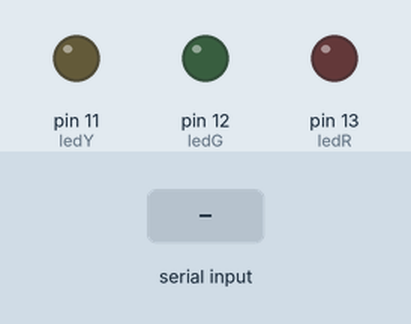
A sketch run on a simulated Arduino Uno, built with avr-gcc and run on an emulated ATmega328P. Shown: output pins drawn as LEDs (lit = HIGH). The inputs (shaded band) are chosen by the test bench.

Above: at 1.2 s.
1.3 s: "A" received over Serial
At 2.5 s:
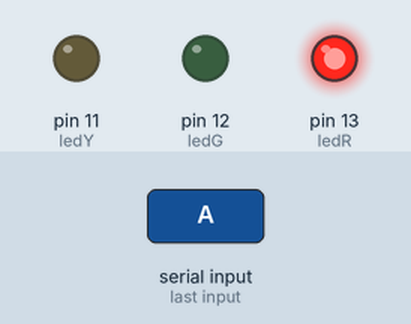
2.8 s: "C" received over Serial
At 3.7 s:
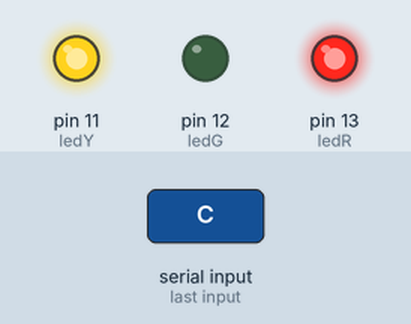
4.3 s: "B" received over Serial
At 4.9 s:
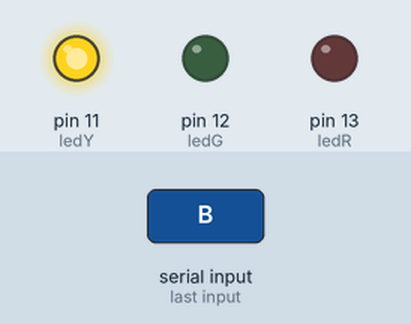
5.8 s: "E" received over Serial
At 7.0 s:
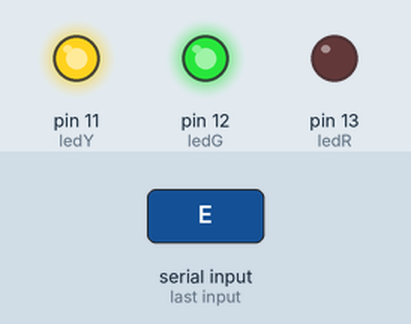
7.3 s: "D" received over Serial
At 8.3 s:
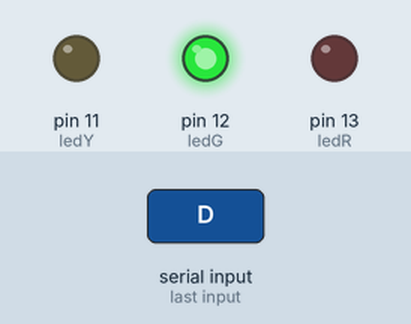
8.8 s: "X" received over Serial
At 9.5 s:
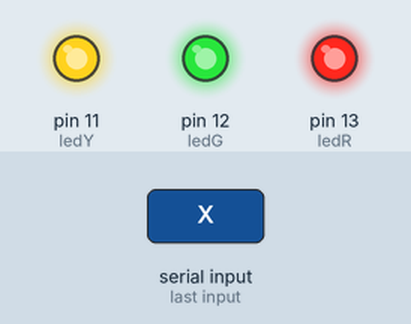
Timing chart, 0 to 11.3 s (numbered marks = the images above; inputs shaded):
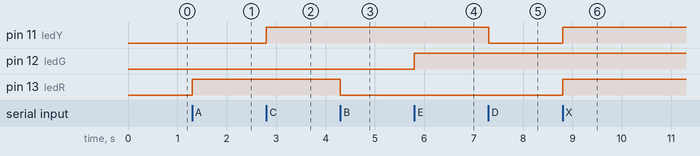

Measured:
- after the input at 1.3 s, pin 13 (ledR): LOW → HIGH at once
- after the input at 2.8 s, pin 11 (ledY): LOW → HIGH at once
- after the input at 4.3 s, pin 13 (ledR): HIGH → LOW at once
- after the input at 5.8 s, pin 12 (ledG): LOW → HIGH at once
- after the input at 7.3 s, pin 11 (ledY): HIGH → LOW at once
- after the input at 8.8 s, pin 11 (ledY), pin 13 (ledR): LOW → HIGH at once

The sketch:

bluetooth_task.ino
```cpp
int ledR=13;
int ledG=12;
int ledY=11;
void setup(){
  pinMode(ledR,OUTPUT);
  pinMode(ledG,OUTPUT);
  pinMode(ledY,OUTPUT);
  Serial.begin(9600);
}
void loop(){
  int d=Serial.read();
  if(d=='A'){
    digitalWrite(ledR,HIGH);
  }
  if(d=='B'){
    digitalWrite(ledR,LOW);
  }
  if(d=='C'){
    digitalWrite(ledY,HIGH);
  }
  if(d=='D'){
    digitalWrite(ledY,LOW);
  }
  if(d=='E'){
    digitalWrite(ledG,HIGH);
  }
  if(d=='F'){
    digitalWrite(ledG,LOW);
  }
  if(d=='X'){
    digitalWrite(ledR,HIGH);
    digitalWrite(ledY,HIGH);
    digitalWrite(ledG,HIGH);
  }
  if(d=='Y'){
    digitalWrite(ledR,LOW);
    digitalWrite(ledY,LOW);
    digitalWrite(ledG,LOW);
  }
}
```
